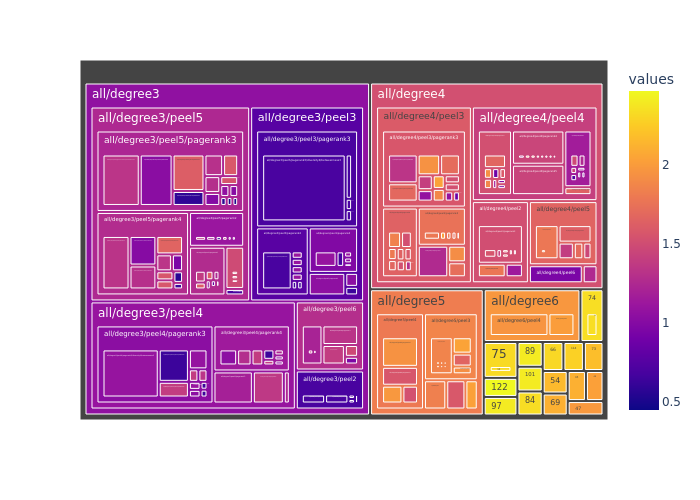

The Python source for this figure:

import plotly.express as px
import pandas as pd



# load data frame
df = pd.read_csv('asoiaf_nodes_prop.csv')
# add root index 
df['id']="all"
# add id to all rows in the data frame
df['index'] = range(1, len(df)+1)

g_levels ={
  'all':'all'
}


# function to split into buckets based on specified columname,data
def genrate_buckets(data,colName):
    
    # compute mean
    mean = data[colName].mean()
    #compute std
    std = data[colName].std()
    
    # compute the mean_arr of the form mean+x*std
    mean_arr = [mean+x*std for x in range(-3,4,1)]
     
    # create the interval range for pandas to split the dataframe
    ir = pd.IntervalIndex.from_breaks(mean_arr)
    # print(ir)
    
    #store the buckets
    buckets =[]
    for i in range(1,len(mean_arr)):
        buckets.append(data[data[colName].between(mean_arr[i-1],mean_arr[i])])
        # print(buckets[len(buckets)-1].describe())
    
    # for each bucket append the id column it should be of the form all/degree+mean_arr[i]
    # here the value is computed of the form from mean arr
    count=0
    for bucket in buckets:
     count+=1
     val = colName+str(count)
     if(g_levels.get(val)==None):
       g_levels[val]=val

     for index, row in bucket.iterrows():
        row['id']+='/'+colName+str(count)
        mask = df['index'] == row['index']

        df.loc[(df.index == index),'id']+='/'+colName+str(count)
        df.loc[(df.index == index),colName]= df.loc[(df.index == index),'id']



        # each row would be appended as such id in the original data frame 
    
    return buckets

# fucntion to order split data as required 
def prep_data():
  levels =['all', 'degree', 'peel', 'pagerank','diversity','betweenness']
  buckets =[df]
  for level in levels[1:]:
    
    newbuckets =[]
    for bucket in buckets:
      genrated = genrate_buckets(bucket,level)
      for bck in genrated:
        newbuckets.append(bck)
    buckets=newbuckets  

print('creating data buckets....')
prep_data()

# genrate_buckets(df,'degree') # here in the genarate buckets we group by the id colum and split further based on the crieteria


depths= list(g_levels.values())

# df.to_pickle('test') 
# joblib.dump(depths,'./depths')

# visualisation
df2 = pd.read_csv('asoiaf_nodes_prop.csv')

# add root index 
df['values']=df2['diversity']

df = df[df['degree']!=0]
df = df[df['peel']!=0]
df = df[df['diversity']!=0]
df = df[df['pagerank']!=0]
df = df[df['betweenness']!=0]
df = df[df['values']!=0]
print('data ready')
# print(df)
fig = px.treemap(df, path=['degree', 'peel', 'pagerank','betweenness'], 
                 labels=depths,
                 values='values', color='values')
print('treemap genrated')
# fig.show()
fig.write_image('./Hw1_late_vs734_treemap.png')
